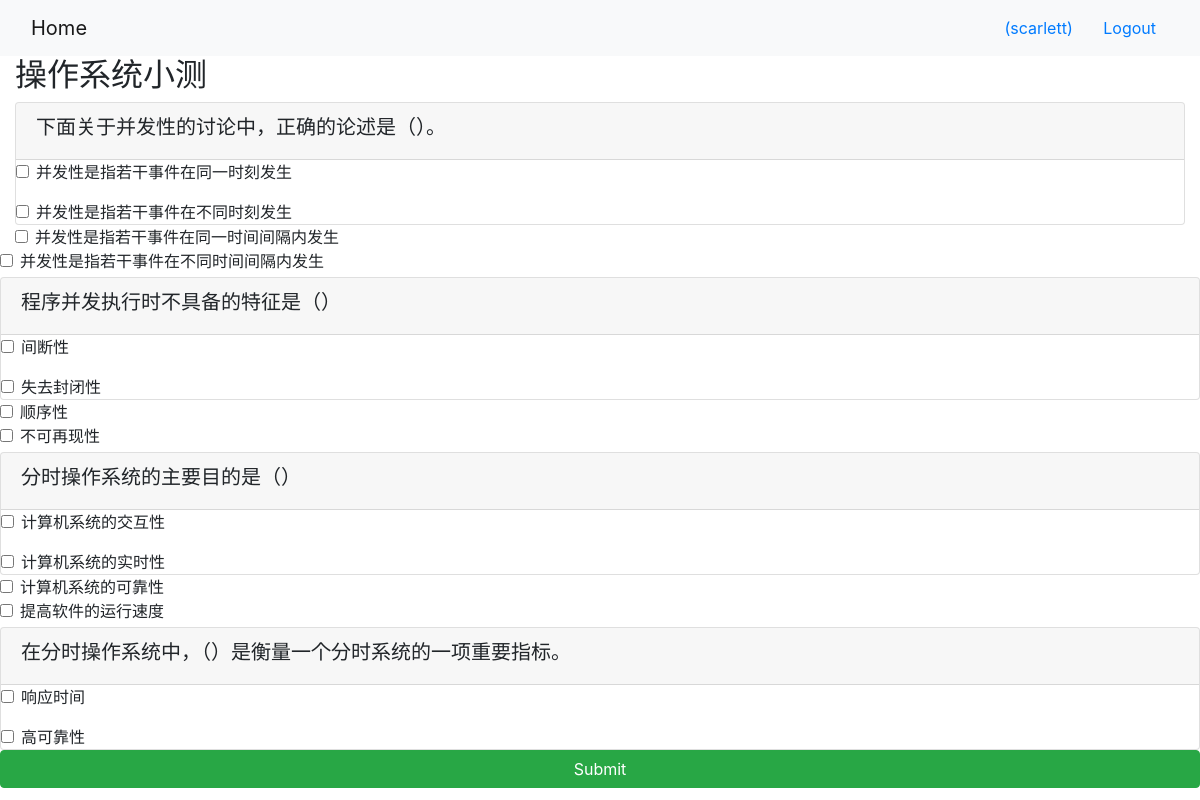
The app's page /onlinecourse/homework/2/ (signed in) with its own data.
### onlinecourse/models.py (models this page shows, shortened)
class Homework(models.Model):
    name = models.CharField(
        null=False,
        max_length=20
    )
    user = models.ForeignKey(settings.AUTH_USER_MODEL, default="1", on_delete=models.CASCADE)
    course = models.ForeignKey(to="course", on_delete=models.CASCADE, default=1)
    deadline = models.DateField(default=now)
    grade = models.CharField(
        null=False,
        default= '0',
        max_length=20
    )

class Question(models.Model):
    course = models.ForeignKey(Course, on_delete=models.CASCADE)# Foreign key to lesson
    text = models.TextField()# question text
    grade = models.IntegerField(default=5)# question grade/mark
    homework= models.ForeignKey(Homework,blank = True, on_delete=models.CASCADE)

class Choice(models.Model):
    question = models.ForeignKey(Question, on_delete=models.CASCADE)
    text = models.TextField()
    is_correct = models.BooleanField()

### onlinecourse/views.py (the view)
# urls.py: path('homework/<int:pk>/', views.HomeworkDetailView.as_view(), name='homework_details'),
class HomeworkDetailView(generic.DetailView):
    model = Homework
    template_name = 'onlinecourse/homework_detail_bootstrap.html'

### onlinecourse/templates/onlinecourse/homework_detail_bootstrap.html (shortened to what this page needs)
<!DOCTYPE html>
<html lang="en">
<head>
     {% load static %}
    <link rel="stylesheet" href="https://maxcdn.bootstrapcdn.com/bootstrap/4.5.2/css/bootstrap.min.css">
</head>
<body>
    <nav class="navbar navbar-light bg-light">
        <div class="container-fluid">
            <div class="navbar-header">
                  <a class="navbar-brand" href="{% url 'onlinecourse:index' %}">Home</a>
            </div>
            <ul class="nav navbar-nav navbar-right">
                {% if user.is_authenticated %}
                <li>
                    <a class="btn btn-link" href="#">{{ user.first_name }}({{ user.username }})</a>
                    <a class="btn btn-link" href="{% url 'onlinecourse:logout' %}">Logout</a>
                </li>
                {% endif %}
            </ul>
        </div>
    </nav>
    <div class="container-fluid">
    <h2>{{homework.name}}</h2>
                {% if user.is_authenticated %}
                    <form id="questionform"  action={% url 'onlinecourse:submithomework' homework.id %} method="post">
                        {% for question in homework.question_set.all %}
                            <div class="card mt-1">
                                <div class="card-header"><h5>{{ question.text }}</h5></div>
                                <div class="form-group">
                                {% for choice in question.choice_set.all %}
                                    <div class="form-check">
                                        <label class="form-check-label">
                                            <input type="checkbox" name="choice_{{choice.id}}"
                                                class="form-check-input" id="{{choice.id}}"
                                                value="{{choice.id}}">{{ choice.text }}
                                        </label>
                                    </div>
                                </div>
                                {% endfor %}
                        {% endfor %}
                        <input class="btn btn-success btn-block" type="submit" value="Submit">
                {% endif %}
</body>
</html>

### records on screen
Homework: name "操作系统小测"
Question: text "下面关于并发性的讨论中，正确的论述是（）。"
Choice: text "并发性是指若干事件在同一时刻发生"
Choice: text "并发性是指若干事件在不同时刻发生"
Choice: text "并发性是指若干事件在同一时间间隔内发生"
Choice: text "并发性是指若干事件在不同时间间隔内发生"
Question: text "程序并发执行时不具备的特征是（）"
Choice: text "间断性"
Choice: text "失去封闭性"
Choice: text "顺序性"
Choice: text "不可再现性"
Question: text "分时操作系统的主要目的是（）"
Choice: text "计算机系统的交互性"
Choice: text "计算机系统的实时性"
Choice: text "计算机系统的可靠性"
Choice: text "提高软件的运行速度"
Question: text "在分时操作系统中，（）是衡量一个分时系统的一项重要指标。"
Choice: text "响应时间"
Choice: text "高可靠性"

### other values on screen
{{ user.username }} "scarlett"
